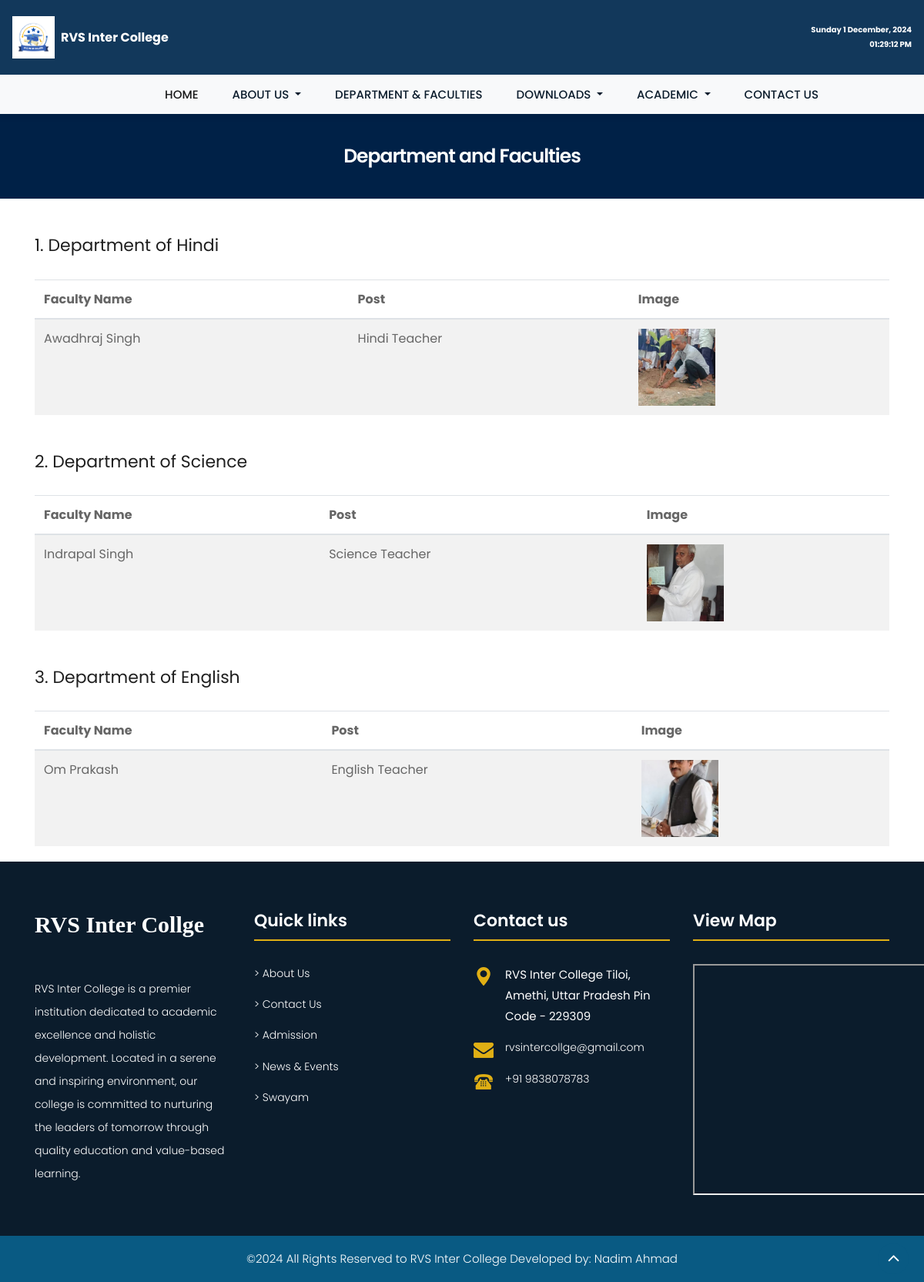
The page /department.php on the database its author committed.
### tables this page shows
CREATE TABLE `department` (
  `id` int(11) NOT NULL,
  `department` varchar(50) NOT NULL,
  `faculty_name` varchar(50) DEFAULT NULL,
  `faculty_image` varchar(255) DEFAULT NULL,
  `post` varchar(100) NOT NULL
);

### department.php (the view, shortened to what this page needs)
<body id="inner_page" data-spy="scroll" data-target="#navbar-wd" data-offset="98">
<?php include 'header.php'; ?>
<section class="inner_banner">
  <div class="container">
      <div class="row">
        <div class="col-12">
          <div class="full">
            <h3>Department and Faculties</h3>
        </div>
      </div>
    </div>
  </div>
</section>
<?php
include 'admin/database.php';
$sql = "SELECT department, faculty_name, post, faculty_image FROM department ORDER BY faculty_name";
$result = mysqli_query($conn,$sql);
$departments = [];
if ($result->num_rows > 0) {
while ($row = $result->fetch_assoc()) {
  $departments[$row['department']][] = $row;
}
}
?>
<div class="container">
  <?php
    $index = 1;
    foreach ($departments as $department => $facultyList): ?>
        <h2 class="mt-5"><?php echo "$index. ".$department; ?></h2>
        <table class="table table-striped faculty-table">
            <thead>
                <tr>
                    <th>Faculty Name</th>
                    <th>Post</th>
                    <th>Image</th>
                </tr>
            </thead>
            <tbody>
                <?php foreach ($facultyList as $faculty): ?>
                    <tr>
                        <td><?php echo $faculty['faculty_name']; ?></td>
                        <td><?php echo $faculty['post']; ?></td>
                        <td><img src="admin/faculty-image/<?php echo $faculty['faculty_image']; ?>" alt="Faculty Image" class="faculty-image"></td>
                    </tr>
                <?php endforeach; ?>
            </tbody>
        </table>
  <?php $index++; endforeach; ?>
</div>
<?php include 'footer.php' ?>
</body>
</html>

### header.php (shortened to what this page needs)
<!DOCTYPE html>
<html lang="en">
<head>
    <link rel="stylesheet" href="css/bootstrap.min.css" />
    <link rel="stylesheet" href="css/pogo-slider.min.css" />
    <link rel="stylesheet" href="css/style.css" />
    <link rel="stylesheet" href="css/responsive.css" />
    <link rel="stylesheet" href="css/custom.css" />
</head>
<header class="top-header">
    <div class="header-content container-fluid p-3" style="background:#12385b;">
        <div class="row align-items-center">
            <div class="col-8 col-sm-6 d-flex">
                <a class="navbar-brand d-flex align-items-center" href="index.php">
                    <img src="images/logo.png" alt="Logo" class="logo-img img-fluid" style="max-height: 100px;">
                    <h1 class="college-name ml-2 mb-0 text-white" style="font-size: 16px;">RVS Inter College</h1>
                </a>
            </div>
            <div class="col-4 col-sm-6 text-right" style="color:white !important; font-weight: bold !important;">
                <div class="datetime">
                    <?php
                        echo "<span id='current-date' class='d-block' style='font-size: 10px;'>" . date('l, F j, Y') . "</span>";
                        echo "<span id='current-time' style='font-size: 10px;'>" . date('h:i:s A') . "</span>";
                    ?>
                </div>
            </div>
        </div>
    </div>
    <nav class="navbar navbar-expand-lg navbar-light bg-light" id="header-navbar">
        <div class="container-fluid">
            <div class="collapse navbar-collapse justify-content-end" id="navbar-wd">
                <ul class="navbar-nav ml-auto">
                    <li class="nav-item"><a class="nav-link active" href="index.php">Home</a></li>
                    <li class="nav-item dropdown">
                        <a class="nav-link dropdown-toggle" href="about.php" id="aboutDropdown" role="button" data-toggle="dropdown" aria-haspopup="true" aria-expanded="false">
                            About Us
                        </a>
                    </li>
                    <li class="nav-item"><a class="nav-link" href="department.php">Department & Faculties</a></li>
                    <li class="nav-item dropdown">
                        <a class="nav-link dropdown-toggle" href="academic_program.php" id="downloadsDropdown" role="button" data-toggle="dropdown" aria-haspopup="true" aria-expanded="false">
                            Downloads
                        </a>
                    </li>
                    <li class="nav-item dropdown">
                        <a class="nav-link dropdown-toggle" href="academic_calender.php" id="academicDropdown" role="button" data-toggle="dropdown" aria-haspopup="true" aria-expanded="false">
                            Academic
                        </a>
                    </li>
                    <li class="nav-item"><a class="nav-link" href="contact.php">Contact Us</a></li>
                </ul>
            </div>
        </div>
    </nav>
</header>

### footer.php (shortened to what this page needs)
<footer class="footer-box">
    <div class="container">
 <div class="row">
    <div class="col-xs-12 col-sm-6 col-md-6 col-lg-3">
    <div class="footer_blog">
    <div class="full margin-bottom_30">
	   <a class="navbar-brand" id="logo" href="index.php">RVS Inter Collge</a>
	   </div>
	 <div class="full white_fonts">
	    <p>RVS Inter College is a premier institution dedicated to academic excellence and holistic development. Located in a serene and inspiring environment, our college is committed to nurturing the leaders of tomorrow through quality education and value-based learning. </p>
	 </div>
 </div>
 </div>
 <div class="col-xs-12 col-sm-6 col-md-6 col-lg-3">
      <div class="footer_blog footer_menu white_fonts">
		    <h3>Quick links</h3>
		    <ul>
			  <li><a href="about.php">> About Us</a></li>
			  <li><a href="contact.php">> Contact Us</a></li>
			  <li><a href="admission.php">> Admission</a></li>
			  <li><a href="index.php#news_and_events">> News & Events</a></li>
			  <li><a href="https://swayam.gov.in" target="_blank">> Swayam</a></li>
			</ul>
		 </div>
 </div>
 <div class="col-xs-12 col-sm-6 col-md-6 col-lg-3">
 <div class="footer_blog full white_fonts">
		     <h3 id="contact_us">Contact us</h3>
			 <ul class="full">
			   <li><img src="images/i5.png"><span>RVS Inter College Tiloi, Amethi, Uttar Pradesh Pin Code - 229309</span></li>
			   <li><img src="images/i6.png"><a href="mailto:gctodabhim@gmail.com"><span>rvsintercollge@gmail.com</span></a></li>
			   <li><img src="images/i7.png"><a href="tel:+91 9785954219"><span>+91 9838078783</span></a></li>
			 </ul>
		 </div>
	</div>
	<div class="col-xs-12 col-sm-6 col-md-6 col-lg-3">
 <div class="footer_blog full white_fonts">
		     <h3>View Map</h3>
			 <div class="map">
  							<iframe src="https://www.google.com/maps/embed?pb=!1m14!1m8!1m3!1d14295.115536076171!2d81.4800746!3d26.3983304!3m2!1i1024!2i768!4f13.1!3m3!1m2!1s0x399bb310dba62a87%3A0xacdcf3e5531465b9!2sR%20V%20S%20Inter%20College!5e0!3m2!1sen!2sin!4v1732895649382!5m2!1sen!2sin" height="300px;" width="320px;"></iframe>
                  </div>
		 </div>
	</div>
 </div>
    </div>
</footer>
<div class="footer_bottom">
    <div class="container">
        <div class="row">
            <div class="col-12">
                <p class="crp">&copy;<?php echo date('Y');?> All Rights Reserved to RVS Inter College Developed by: <a href="#">Nadim Ahmad</a></p>
            </div>
        </div>
    </div>
</div>
<a href="#" id="scroll-to-top" class="hvr-radial-out"><i class="fa fa-angle-up"></i></a>

### css/timeline.css (style rules this page uses)
* { box-sizing: border-box; }

### rows shown on the page
department: faculty_name "Awadhraj Singh", post "Hindi Teacher", faculty_image (picture)
department: faculty_name "Indrapal Singh", post "Science Teacher", faculty_image (picture)
department: faculty_name "Om Prakash", post "English Teacher", faculty_image (picture)

### other values the page prints
$department "Department of Hindi"
$department "Department of Science"
$department "Department of English"
